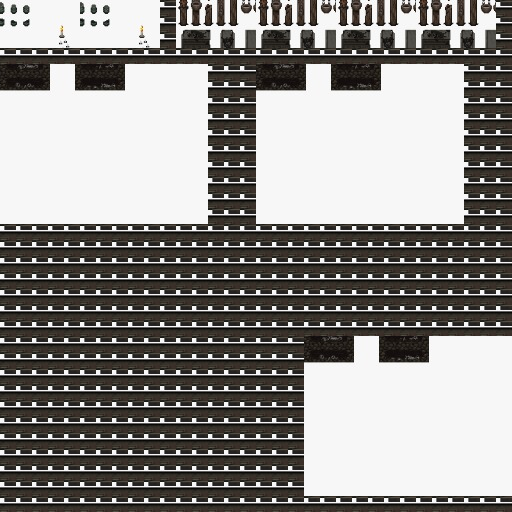

Tiled map render using the project's own tile images. Description and the map definition, with tile-layer contents summarised, below:
An orthogonal 32x32 tile map with 16x16 px tiles, 2 tile layers (Desen Katmanı 1, Desen Katmanı 2) and 1 object.

<map version="1.8" tiledversion="1.8.4" orientation="orthogonal" renderorder="right-down" width="32" height="32" tilewidth="16" tileheight="16" infinite="0" nextlayerid="5" nextobjectid="20">
 <tileset firstgid="1" source="../map/tileset.tsx" />
 <layer id="1" name="Desen Katmanı 1" width="32" height="32">
  <data>[1024 cells, 1024 non-empty, 1 distinct tile ids]</data>
 </layer>
 <layer id="2" name="Desen Katmanı 2" width="32" height="32">
  <data>[1024 cells, 519 non-empty, 173 distinct tile ids]</data>
 </layer>
 <objectgroup id="4" name="Start Location">
  <object id="19" x="15.6391" y="496.241">
   <point />
  </object>
 </objectgroup>
</map>